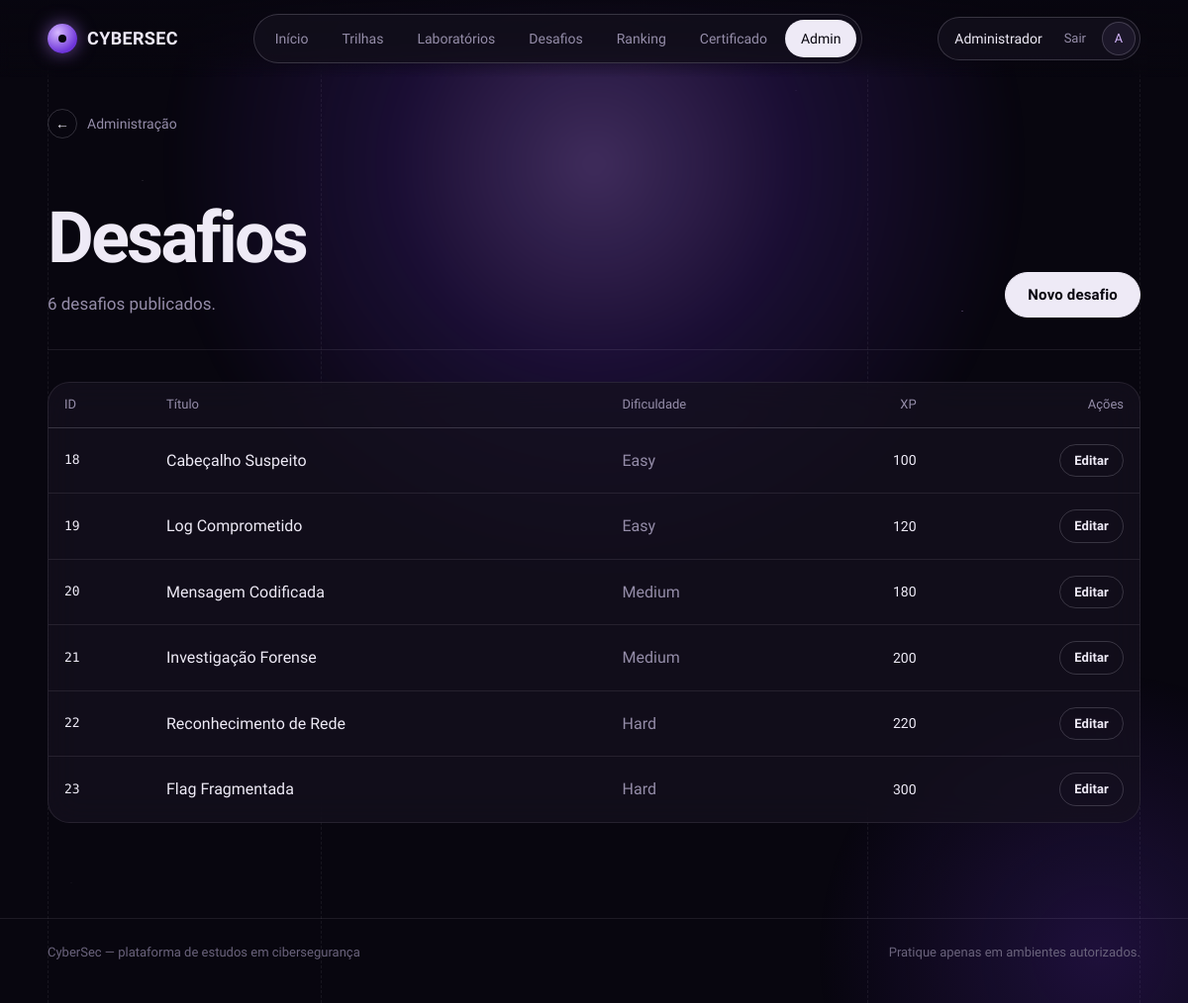
Screenshot of /public/admin/challenges (signed in) with the database file from the repository.
### tables this page shows
CREATE TABLE `challenges` (
  `id` int(11) NOT NULL AUTO_INCREMENT,
  `title` varchar(150) NOT NULL,
  `description` text NOT NULL,
  `difficulty` enum('Easy','Medium','Hard') NOT NULL,
  `xp_reward` int(11) NOT NULL DEFAULT 50,
  `flag` varchar(255) NOT NULL,
  `created_at` timestamp NOT NULL DEFAULT current_timestamp(),
  PRIMARY KEY (`id`)
);

### app/core/Controller.php (called while the page is built, shortened)
<?php
abstract class Controller
{
    protected function view(string $view, array $data = []): void
    {
        extract($data);
       $file = __DIR__ . '/../views/' . $view . '.php';
require_once $file;
    }
}

### app/controllers/AdminController.php (called while the page is built, shortened)
<?php
class AdminController extends Controller
{
    public function challenges(): void
    {
        $challenges = Database::getInstance()
            ->query("SELECT * FROM challenges")
            ->fetchAll();
        $this->view(
            'admin/challenges',
            [
                'challenges' => $challenges
            ]
        );
    }
}

### app/core/Router.php (called while the page is built, shortened)
<?php
class Router
{
    private array $routes = [];
    public function get(string $route, array $action): void
    {
        $this->routes['GET'][$route] = $action;
    }
    public function post(string $route, array $action): void
    {
        $this->routes['POST'][$route] = $action;
    }
    public function dispatch(): void
    {
        $method = $_SERVER['REQUEST_METHOD'];
        $uri = parse_url(
            $_SERVER['REQUEST_URI'],
            PHP_URL_PATH
        );
        $basePath = dirname(
            $_SERVER['SCRIPT_NAME']
        );
        $uri = str_replace($basePath, '', $uri);
        [$controllerName, $methodName] = $this->routes[$method][$uri];
        $controller = new $controllerName();
        $controller->$methodName();
    }
}

### public/index.php (called while the page is built, shortened)
<?php
$router = new Router();
$router->get('/', ['AuthController', 'login']);
$router->get('/login', ['AuthController', 'login']);
$router->post('/login', ['AuthController', 'authenticate']);
$router->get('/register', ['AuthController', 'register']);
$router->post('/register', ['AuthController', 'store']);
$router->post('/logout', ['AuthController', 'logout']);
$router->get('/certificate', [ 'CertificateController', 'index']);
$router->post('/certificate/generate',
['CertificateController','generate']);
$router->get('/lesson', ['LessonController', 'show']);
$router->post('/lesson/submit',['LessonController', 'submitQuiz']);
$router->get('/dashboard', ['DashboardController', 'index']);
$router->get('/profile', ['ProfileController', 'index']);
$router->post('/profile/update', ['ProfileController', 'update']);
$router->post('/profile/password', ['ProfileController', 'changePassword']);
$router->get('/challenges', ['ChallengeController', 'index']);
$router->get('/challenges/create', ['ChallengeController', 'create']);
$router->post('/challenges/store', ['ChallengeController', 'store']);
$router->get('/challenges/edit', ['ChallengeController', 'edit']);
$router->post('/challenges/update', ['ChallengeController', 'update']);
$router->post('/challenges/delete', ['ChallengeController', 'delete']);
$router->get('/challenge', ['ChallengeController', 'show']);
$router->post('/challenge/submit', ['ChallengeController', 'submitFlag']);
$router->get(
    '/paths',
    ['LearningPathController', 'index']
);
$router->get(
    '/path',
    ['LearningPathController', 'show']
);
$router->get(
    '/labs',
    ['LabController', 'index']
);
$router->get(
    '/lab',
    ['LabController', 'show']
);
$router->post(
    '/lab/submit',
    ['LabController', 'submit']
);
$router->get('/ranking', ['RankingController', 'index']);
$router->get('/admin', ['AdminController', 'dashboard']);
$router->get('/admin/users', ['AdminController', 'users']);
$router->get('/admin/challenges', ['AdminController', 'challenges']);
$router->get(
    '/admin/paths',
    ['AdminController', 'paths']
);
$router->get(
    '/admin/lessons',
    ['AdminController', 'lessons']
);
$router->get(
    '/admin/lessons/create',
    ['AdminController', 'createLesson']
);
$router->post(
    '/admin/lessons/store',
    ['AdminController', 'storeLesson']
);
$router->post(
    '/admin/lessons/delete',
    ['AdminController', 'deleteLesson']
);
$router->get(
    '/admin/questions',
    ['QuestionController', 'index']
);
$router->get(
    '/admin/questions/create',
    ['QuestionController', 'create']
);
$router->post(
    '/admin/questions/store',
    ['QuestionController', 'store']
);
$router->get(
    '/admin/questions/edit',
    ['QuestionController', 'edit']
);
$router->post(
    '/admin/questions/update',
    ['QuestionController', 'update']
);
$router->get(
    '/admin/paths/create',
    ['AdminController', 'createPath']
);
$router->post(
    '/admin/paths/store',
    ['AdminController', 'storePath']
);
$router->post(
    '/admin/paths/delete',
    ['AdminController', 'deletePath']
);
$router->get(
    '/admin/labs',
    ['AdminController', 'labs']
);
$router->get(
    '/admin/labs/create',
    ['AdminController', 'createLab']
);
$router->post(
    '/admin/labs/store',
    ['AdminController', 'storeLab']
);
$router->get(
    '/admin/labs/edit',
    ['AdminController', 'editLab']
);
$router->post(
    '/admin/labs/update',
    ['AdminController', 'updateLab']
);
$router->post(
    '/admin/labs/delete',
    ['AdminController', 'deleteLab']
);
$router->dispatch();

### app/core/Database.php (called while the page is built, shortened)
<?php
class Database
{
    private static ?PDO $instance = null;
    public static function getInstance(): PDO
    {
        if (self::$instance === null) {
            $dsn = "mysql:host=" . DB_HOST . ";dbname=" . DB_NAME . ";charset=utf8mb4";
            self::$instance = new PDO(
                $dsn,
                DB_USER,
                DB_PASS,
                [
                    PDO::ATTR_ERRMODE => PDO::ERRMODE_EXCEPTION,
                    PDO::ATTR_DEFAULT_FETCH_MODE => PDO::FETCH_ASSOC,
                    PDO::ATTR_EMULATE_PREPARES => false
                ]
            );
        }
        return self::$instance;
    }
}

### app/views/admin/challenges.php (the view, shortened to what this page needs)
<?php
require_once __DIR__ . '/../layouts/header.php';
?>
<main class="main-content">
    <?php $backHref = BASE_URL . '/admin'; $backLabel = 'Administração'; require __DIR__ . '/../layouts/back_button.php'; ?>
    <header class="page-head">
        <div>
            <h1 class="page-title">Desafios</h1>
            <p class="page-lead"><?= count($challenges) ?> desafios publicados.</p>
        </div>
        <div class="page-head-aside">
            <a href="<?= BASE_URL ?>/challenges/create" class="btn btn-primary">Novo desafio</a>
        </div>
    </header>
    <div class="panel p-0">
        <div class="table-wrap">
            <table class="table">
                <thead>
                    <tr><th scope="col">ID</th><th scope="col">Título</th><th scope="col">Dificuldade</th><th scope="col" class="text-end">XP</th><th scope="col" class="text-end">Ações</th></tr>
                </thead>
                <tbody>
                    <?php foreach ($challenges as $challenge): ?>
                        <tr>
                            <td class="tile-id"><?= (int) $challenge['id'] ?></td>
                            <td><?= htmlspecialchars($challenge['title']) ?></td>
                            <td class="text-secondary"><?= htmlspecialchars($challenge['difficulty']) ?></td>
                            <td class="text-end xp"><?= (int) $challenge['xp_reward'] ?></td>
                            <td class="text-end"><a href="<?= BASE_URL ?>/challenges/edit?id=<?= (int) $challenge['id'] ?>" class="btn btn-ghost btn-sm">Editar</a></td>
                        </tr>
                    <?php endforeach; ?>
                </tbody>
            </table>
        </div>
    </div>
</main>
<?php require_once __DIR__ . '/../layouts/footer.php'; ?>

### rows the page displays
challenges: id "18", title "Cabeçalho Suspeito", difficulty "Easy", xp_reward "100"
challenges: id "19", title "Log Comprometido", difficulty "Easy", xp_reward "120"
challenges: id "20", title "Mensagem Codificada", difficulty "Medium", xp_reward "180"
challenges: id "21", title "Investigação Forense", difficulty "Medium", xp_reward "200"
challenges: id "22", title "Reconhecimento de Rede", difficulty "Hard", xp_reward "220"
challenges: id "23", title "Flag Fragmentada", difficulty "Hard", xp_reward "300"

### other values shown
$label "Início"
$label "Trilhas"
$label "Laboratórios"
$label "Desafios"
$label "Ranking"
$label "Certificado"
$label "Admin"
$__user['name'] "Administrador"
$__initials "A"
$backLabel "Administração"
count($challenges) "6"
